Frame 1 (no input): blank canvas, image omitted
Frame 60 (the mouse pressed at the canvas centre just before this capture): blank canvas, image omitted
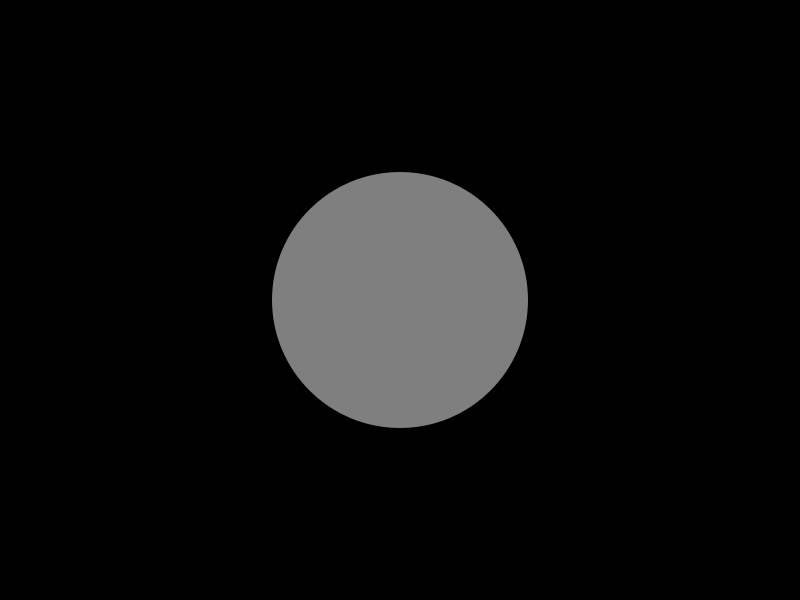
Frame 120 (the mouse held since frame 60 and released just before this capture)

The Processing sketch whose frames 1 and 60 were blank and that drew this single picture after the mouse press (run headless with seeded random() and noise(); from frame 60 on, the mouse is pressed at the canvas centre):

// Processing sketch: Map_01
// ── Map_01.pde
// The map function lets you convert one thing into another
// Go from one set of units to another

void setup()
{
  size( 800, 600 );
  smooth();
}

void draw()
{
  background( 0 );
  noStroke();

  // convert the mouse x position from screen units (0-width)
  // to units in the color range (0-255)
  float brightness = map( mouseX, 0, width, 0, 255 );
  fill( brightness );
  ellipse( width / 2, height / 2, 256, 256 );
}
